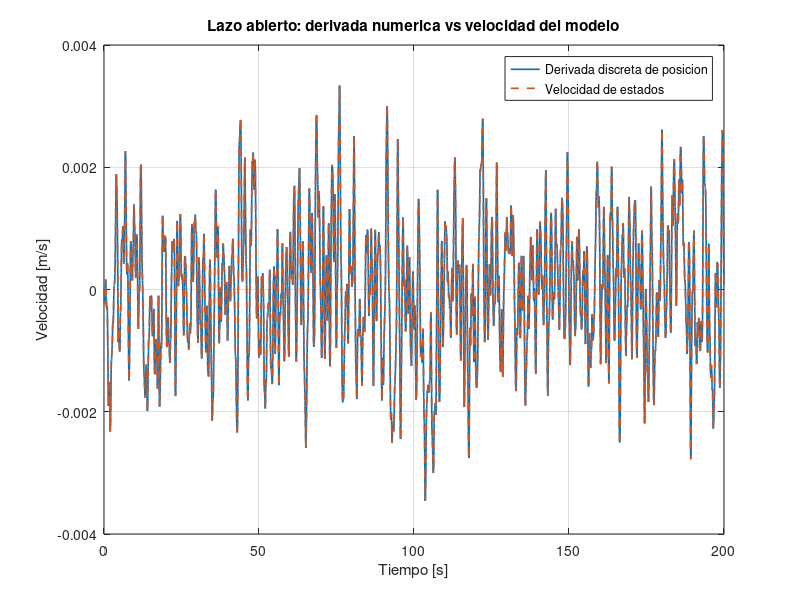
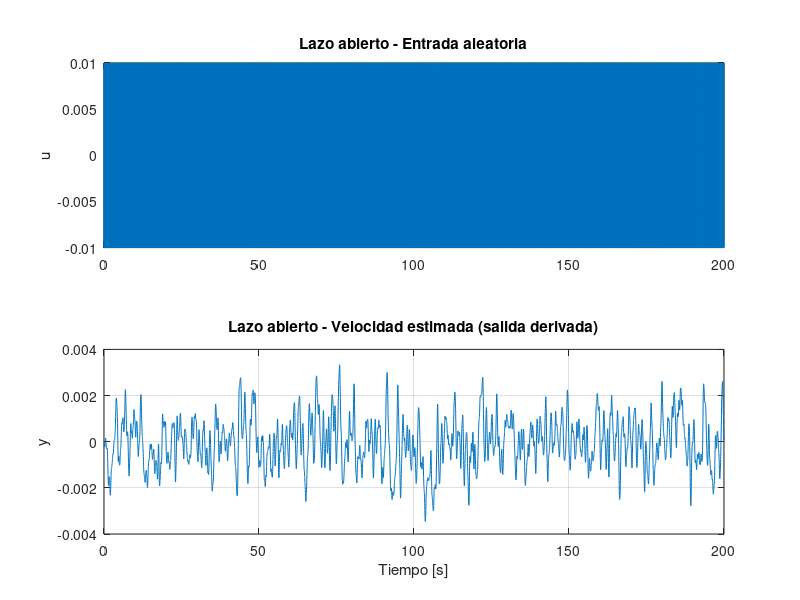

These figures' MATLAB source, in order: (Note: this script raises an error after producing the figures.)
clear; clc; close all;

%% IDENTIFICACION NO PARAMETRICA
% MODELO AUMENTADO DE CUARTO ORDEN
% Correlacion (tipo Pablo), ETFE y Welch

%% PARAMETROS
m = 33/1000;
b = 0.15;
g = 9.8;

fs = 50;
Ts = 1/fs;

%% MODELO LINEALIZADO DE CUARTO ORDEN

A = [0  1       0          0;
     0 -b/m     g          0;
     0  0       0          1;
     0  0     -33.1549   -9.736];

B = [0;
     0;
     0;
     11.4345];

C = [1 0 0 0];
D = 0;

sys_c = ss(A,B,C,D);

% Discretizacion
sys_or_d = c2d(sys_c,Ts,'zoh');

disp('Planta continua de cuarto orden:')
G = tf(sys_c)

disp('Planta discreta:')
Gd = tf(sys_or_d)

%% CONTROLADOR PROPORCIONAL
kp = 2;

%% EXCITACION ALEATORIA
n = 10000;
t = (0:n-1)'*Ts;

amplitud = 0.01;

rng(1);
u = amplitud*sign(randn(n,1));

%% IDENTIFICACION EN LAZO ABIERTO - SALIDA DERIVADA
% Planta original: u -> posicion x, con integrador.
% Planta a identificar: u -> velocidad v = dx/dt, sin integrador.
% La derivada se estima desde las muestras de posicion.
% Como comparacion teorica, la salida velocidad corresponde a x2.
C_vel = [0 1 0 0];
sys_vel_c = ss(A,B,C_vel,D);
sys_vel_d = c2d(sys_vel_c,Ts,'zoh');

Gdiff_d = tf([1 -1],[Ts 0],Ts) * tf(sys_or_d);
u_LA = u;
y_pos_LA = lsim(sys_or_d,u_LA,t);

% Diferencia hacia atras: evita usar muestras futuras.
% Se descarta la primera muestra para no introducir un valor artificial.
y_vel_LA = diff(y_pos_LA)/Ts;
u_LA = u_LA(2:end);
t_LA = t(2:end);
y_LA = y_vel_LA;

% Eliminar medias para la identificacion
u_LA_id = detrend(u_LA,0);
y_LA_id = detrend(y_LA,0);

% Comparacion entre derivada numerica y velocidad de estados
v_real_LA = lsim(sys_vel_d,u,t);
figure;
plot(t_LA,y_LA,'LineWidth',1.2); hold on;
plot(t_LA,v_real_LA(2:end),'--','LineWidth',1.2);
grid on; xlabel('Tiempo [s]'); ylabel('Velocidad [m/s]');
legend('Derivada discreta de posicion','Velocidad de estados','Location','best');
title('Lazo abierto: derivada numerica vs velocidad del modelo');

%% SEÑALES TEMPORALES LA

figure;

subplot(2,1,1)
plot(t_LA,u_LA)
grid on
ylabel('u')
title('Lazo abierto - Entrada aleatoria')

subplot(2,1,2)
plot(t_LA,y_LA)
grid on
xlabel('Tiempo [s]')
ylabel('y')
title('Lazo abierto - Velocidad estimada (salida derivada)')

%% RESPUESTA IMPULSIONAL REAL VS ESTIMADA - SALIDA DERIVADA
% Se agrega la comparacion al final del calculo de h_LA.
%% CORRELACION TIPO PABLO - Lazo Abierto
m_lags = 1600;

Rcov_LA = covf([y_LA_id u_LA_id],m_lags+1);

h_LA = Rcov_LA(2,:)'/Rcov_LA(4,1);
% covf estima coeficientes de respuesta al impulso discreta.
h_real_LA = Ts*impulse(Gdiff_d,(0:m_lags)'*Ts);
figure;
plot(0:m_lags,h_LA,'LineWidth',1.3); hold on;
plot(0:m_lags,h_real_LA,'--','LineWidth',1.3);
grid on; xlabel('Muestras k'); ylabel('h[k]');
legend('Correlacion covf','Modelo derivado real','Location','best');
title('Lazo abierto - Respuesta al impulso de velocidad');

%% CORRELACIONES PARA GRAFICAR - Lazo Abierto
[~,Rcra_LA,~] = cra([y_LA_id,u_LA_id],m_lags,20,0);

lags_LA = Rcra_LA(:,1);
tau_LA = lags_LA*Ts;

Ryy_LA = Rcra_LA(:,2);
Ruu_LA = Rcra_LA(:,3);
Ryu_LA = Rcra_LA(:,4);

Ryy_LA_n = Ryy_LA/max(abs(Ryy_LA));
Ruu_LA_n = Ruu_LA/max(abs(Ruu_LA));
Ryu_LA_n = Ryu_LA/max(abs(Ryu_LA));

figure;
plot(tau_LA,Ryy_LA_n,'LineWidth',1.5)
hold on
plot(tau_LA,Ruu_LA_n,'LineWidth',1.5)
plot(tau_LA,Ryu_LA_n,'LineWidth',1.5)
xline(0,'--')
grid on

xlabel('Retardo [s]')
ylabel('Correlacion normalizada')
legend('Ryy','Ruu','Ryu')
title('Correlaciones - Lazo abierto')

%% CORRELACION -> FRECUENCIA Lazo Abierto

Nfft = 2048;

Hcor_LA_fft = fft(h_LA,Nfft);

Npos = floor(Nfft/2)+1;

Hcor_LA_fft = Hcor_LA_fft(1:Npos);

Omega = (0:Npos-1)'*2*pi/Nfft;
w_cor = Omega/Ts;

% Eliminar continua
Hcor_LA_fft = Hcor_LA_fft(2:end);
w_cor = w_cor(2:end);

Hcor_LA = frd(Hcor_LA_fft,w_cor);

%% ETFE Lazo Abierto
datos_LA = iddata(y_LA_id,u_LA_id,Ts);
Hetfe_LA = etfe(datos_LA);

%% WELCH Lazo Abierto
Lventana = 512;
ventana = hann(Lventana);
solapamiento = floor(Lventana/2);

[Puu_LA,f] = pwelch(u_LA_id,ventana,solapamiento,Nfft,fs);

[Puy_LA,~] = cpsd(u_LA_id,y_LA_id,ventana,solapamiento,Nfft,fs);

Hwelch_LA_val = Puy_LA./Puu_LA;

w_welch_LA = 2*pi*f;

Hwelch_LA_val = Hwelch_LA_val(2:end);
w_welch_LA = w_welch_LA(2:end);

Hwelch_LA = frd(Hwelch_LA_val,w_welch_LA);

%% COHERENCIA Lazo Abierto

[C_LA,f_coh] = mscohere(u_LA_id,y_LA_id,ventana,solapamiento,Nfft,fs);

w_coh = 2*pi*f_coh;

%% SIMULACION EN LAZO CERRADO
% Transferencia r -> y
T_ry = feedback(kp*sys_or_d,1);

% Transferencia r -> u
T_ru = feedback(kp,sys_or_d);
if ~isstable(T_ry)
    warning('Lazo cerrado inestable con kp=%.3g. No interpretar estimaciones LC.',kp);
end

% Misma excitacion original que en lazo abierto (sin recortar)
r = u;

y_LC = lsim(T_ry,r,t);
u_LC = lsim(T_ru,r,t);

% Comprobacion
u_check = kp*(r-y_LC);

fprintf('Error maximo LC: %.3e\n',max(abs(u_LC-u_check)));

%% SEÑALES TEMPORALES Lazo Cerrado

figure;

subplot(3,1,1)
plot(t,r)
grid on
ylabel('r')
title('Referencia - Lazo cerrado')

subplot(3,1,2)
plot(t,u_LC)
grid on
ylabel('u')
title('Accion de control')

subplot(3,1,3)
plot(t,y_LC)
grid on
xlabel('Tiempo [s]')
ylabel('y')
title('Salida - Lazo cerrado')

%% IDENTIFICACION DE G CON DATOS EN Lazo Cerrado
u_LC_id = detrend(u_LC,0);
y_LC_id = detrend(y_LC,0);

%% CORRELACION TIPO PABLO - Lazo Cerrado

Rcov_LC = covf([y_LC_id u_LC_id],m_lags+1);

h_LC = Rcov_LC(2,:)'/Rcov_LC(4,1);

%% CORRELACIONES PARA GRAFICAR - Lazo Cerrado

[~,Rcra_LC,~] = cra([y_LC_id,u_LC_id],m_lags,20,0);

lags_LC = Rcra_LC(:,1);
tau_LC = lags_LC*Ts;

Ryy_LC = Rcra_LC(:,2);
Ruu_LC = Rcra_LC(:,3);
Ryu_LC = Rcra_LC(:,4);

Ryy_LC_n = Ryy_LC/max(abs(Ryy_LC));
Ruu_LC_n = Ruu_LC/max(abs(Ruu_LC));
Ryu_LC_n = Ryu_LC/max(abs(Ryu_LC));

figure;
plot(tau_LC,Ryy_LC_n,'LineWidth',1.5)
hold on
plot(tau_LC,Ruu_LC_n,'LineWidth',1.5)
plot(tau_LC,Ryu_LC_n,'LineWidth',1.5)
xline(0,'--')
grid on

xlabel('Retardo [s]')
ylabel('Correlacion normalizada')
legend('Ryy','Ruu','Ryu')
title('Correlaciones - Lazo cerrado')

%% CORRELACION -> FRECUENCIA Lazo Cerrado
Hcor_LC_fft = fft(h_LC,Nfft);

Hcor_LC_fft = Hcor_LC_fft(1:Npos);
Hcor_LC_fft = Hcor_LC_fft(2:end);

Hcor_LC = frd(Hcor_LC_fft,w_cor);

%% ETFE Lazo Cerrado
datos_LC = iddata(y_LC_id,u_LC_id,Ts);
Hetfe_LC = etfe(datos_LC);

%% WELCH Lazo Cerrado

[Puu_LC,f] = pwelch(u_LC_id,ventana,solapamiento,Nfft,fs);

[Puy_LC,~] = cpsd(u_LC_id,y_LC_id,ventana,solapamiento,Nfft,fs);

Hwelch_LC_val = Puy_LC./Puu_LC;

w_welch_LC = 2*pi*f;

Hwelch_LC_val = Hwelch_LC_val(2:end);
w_welch_LC = w_welch_LC(2:end);

Hwelch_LC = frd(Hwelch_LC_val,w_welch_LC);

%% COHERENCIA Lazo Cerrado

[C_LC,f_coh_LC] = mscohere(u_LC_id,y_LC_id,ventana,solapamiento,Nfft,fs);

w_coh_LC = 2*pi*f_coh_LC;

%% COMPARACION DE COHERENCIA

figure;

semilogx(w_coh(2:end),C_LA(2:end),'LineWidth',1.5)
hold on
semilogx(w_coh_LC(2:end),C_LC(2:end),'LineWidth',1.5)

grid on
xlabel('Frecuencia [rad/s]')
ylabel('Coherencia')
ylim([0 1.05])
xlim([0.1 100])

legend('Lazo abierto','Lazo cerrado')
title('Comparacion de coherencia')

%% IDENTIFICACION DE T = r -> y
r_id = detrend(r,0);

datos_T = iddata(y_LC_id,r_id,Ts);
Hetfe_T = etfe(datos_T);

%% WELCH r -> y

[Prr,f_T] = pwelch(r_id,ventana,solapamiento,Nfft,fs);

[Pry,~] = cpsd(r_id,y_LC_id,ventana,solapamiento,Nfft,fs);

Hwelch_T_val = Pry./Prr;

w_T = 2*pi*f_T;

Hwelch_T_val = Hwelch_T_val(2:end);
w_T = w_T(2:end);

Hwelch_T = frd(Hwelch_T_val,w_T);

%% GRAFICOS ADICIONALES BASADOS EN id_lazo_cerrado
% Identificacion de T: referencia r -> salida y_LC
% Se conserva el modelo aumentado de cuarto orden.

lags_T = 500;
% Para comparar coeficientes de respuesta al impulso discretos,
% multiplicamos por Ts la salida de impulse() (expresada por unidad de tiempo).
[h_cra_T, Rcra_T, ~] = cra(datos_T,lags_T,0,0);
h_cra_T = h_cra_T(:);
h_real_T = Ts*impulse(T_ry,(0:lags_T-1)'*Ts);
h_real_T = h_real_T(:);
k_T = (0:min(numel(h_cra_T),numel(h_real_T))-1)';

figure('Name','Impulso T: CRA vs real');
plot(k_T,h_cra_T(1:numel(k_T)),'LineWidth',1.5); hold on;
plot(k_T,h_real_T(1:numel(k_T)),'LineWidth',1.5);
grid on; xlabel('Muestra k'); ylabel('Respuesta al impulso');
legend('CRA','T real','Location','best');
title('Lazo cerrado: respuesta al impulso r -> y');

figure('Name','CRA T: respuesta impulsional');
cra(datos_T,lags_T,0,1);
title('CRA: respuesta al impulso de T (r -> y)');

figure('Name','CRA T: covarianzas');
cra(datos_T,lags_T,0,2);
title('CRA: autocovarianzas y covarianzas cruzadas (r,y)');

% Estimacion explicita tipo Pablo mediante covf
lags_cov_T = 100;
Rcov_T = covf([y_LC_id r_id],lags_cov_T+1);
h_cov_T = Rcov_T(2,:)'/Rcov_T(4,1);
h_real_cov_T = Ts*impulse(T_ry,(0:lags_cov_T)'*Ts);
h_real_cov_T = h_real_cov_T(:);
k_cov_T = (0:lags_cov_T)';
figure('Name','Impulso T: covf vs real');
plot(k_cov_T,h_cov_T,'LineWidth',1.5); hold on;
plot(k_cov_T,h_real_cov_T,'LineWidth',1.5);
grid on; xlabel('Muestra k'); ylabel('Respuesta al impulso');
legend('covf','T real','Location','best');
title('Lazo cerrado: correlacion tipo Pablo vs respuesta real');

figure('Name','Bode T real vs ETFE');
bode(T_ry,Hetfe_T); grid on;
legend('T real','ETFE','Location','best');
title('Transferencia r -> y: modelo real vs ETFE');

%% GRAFICOS COMPARATIVOS
wmin = 0.1;
wmax = 100;

wplot = logspace(log10(wmin),log10(wmax),1000)';

%% G REAL VS IDENTIFICACION Lazo Abierto

% Comparacion con la transferencia efectiva de la diferencia discreta:
% H_diff(z) = (1-z^-1)/Ts * G_pos(z).
% Esto es EXACTO para la derivada numerica usada en la identificacion.
Gdiff_d = tf([1 -1],[Ts 0],Ts) * tf(sys_or_d);
G_w = squeeze(freqresp(Gdiff_d,wplot));

ETFE_LA_w = squeeze(freqresp(Hetfe_LA,wplot));
Welch_LA_w = squeeze(freqresp(Hwelch_LA,wplot));
Cor_LA_w = squeeze(freqresp(Hcor_LA,wplot));

figure;

subplot(2,1,1)

semilogx(wplot,20*log10(abs(G_w)),'LineWidth',2)
hold on
semilogx(wplot,20*log10(abs(ETFE_LA_w)))
semilogx(wplot,20*log10(abs(Welch_LA_w)))
semilogx(wplot,20*log10(abs(Cor_LA_w)))

grid on
ylabel('Magnitud [dB]')
legend('G real','ETFE','Welch','Correlacion')
title('Lazo abierto - Entrada a velocidad (sin integrador)')

subplot(2,1,2)

semilogx(wplot,unwrap(angle(G_w))*180/pi,'LineWidth',2)
hold on
semilogx(wplot,unwrap(angle(ETFE_LA_w))*180/pi)
semilogx(wplot,unwrap(angle(Welch_LA_w))*180/pi)
semilogx(wplot,unwrap(angle(Cor_LA_w))*180/pi)

grid on
xlabel('Frecuencia [rad/s]')
ylabel('Fase [grados]')

%% G REAL VS IDENTIFICACION CON DATOS Lazo Cerrado

Gpos_w = squeeze(freqresp(sys_or_d,wplot));
ETFE_LC_w = squeeze(freqresp(Hetfe_LC,wplot));
Welch_LC_w = squeeze(freqresp(Hwelch_LC,wplot));
Cor_LC_w = squeeze(freqresp(Hcor_LC,wplot));

figure;

subplot(2,1,1)

semilogx(wplot,20*log10(abs(Gpos_w)),'LineWidth',2)
hold on
semilogx(wplot,20*log10(abs(ETFE_LC_w)))
semilogx(wplot,20*log10(abs(Welch_LC_w)))
semilogx(wplot,20*log10(abs(Cor_LC_w)))

grid on
ylabel('Magnitud [dB]')
legend('G real','ETFE','Welch','Correlacion')
title('Planta posicion original - Datos LC')

subplot(2,1,2)

semilogx(wplot,unwrap(angle(Gpos_w))*180/pi,'LineWidth',2)
hold on
semilogx(wplot,unwrap(angle(ETFE_LC_w))*180/pi)
semilogx(wplot,unwrap(angle(Welch_LC_w))*180/pi)
semilogx(wplot,unwrap(angle(Cor_LC_w))*180/pi)

grid on
xlabel('Frecuencia [rad/s]')
ylabel('Fase [grados]')

%% TRANSFERENCIA T = r -> y

T_w = squeeze(freqresp(T_ry,wplot));

ETFE_T_w = squeeze(freqresp(Hetfe_T,wplot));
Welch_T_w = squeeze(freqresp(Hwelch_T,wplot));

figure;

subplot(2,1,1)

semilogx(wplot,20*log10(abs(T_w)),'LineWidth',2)
hold on
semilogx(wplot,20*log10(abs(ETFE_T_w)))
semilogx(wplot,20*log10(abs(Welch_T_w)))

grid on
ylabel('Magnitud [dB]')
legend('T real','ETFE','Welch')
title('Transferencia r -> y - Cuarto orden')

subplot(2,1,2)

semilogx(wplot,unwrap(angle(T_w))*180/pi,'LineWidth',2)
hold on
semilogx(wplot,unwrap(angle(ETFE_T_w))*180/pi)
semilogx(wplot,unwrap(angle(Welch_T_w))*180/pi)

grid on
xlabel('Frecuencia [rad/s]')
ylabel('Fase [grados]')
